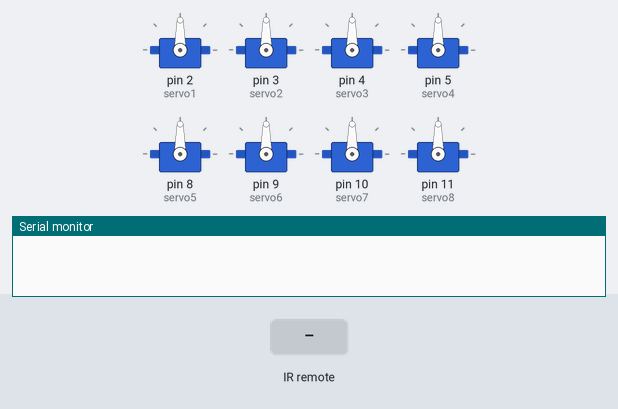
Simulated run of this sketch. Board: Arduino Uno, built with avr-gcc and run on an emulated ATmega328P. Shown: 8 × servo, the last lines printed to the serial monitor. Inputs (shaded band) come from the test bench.

Above: at 1.2 s.
1.3 s: infrared code 0xFF30CF received
At 2.6 s:
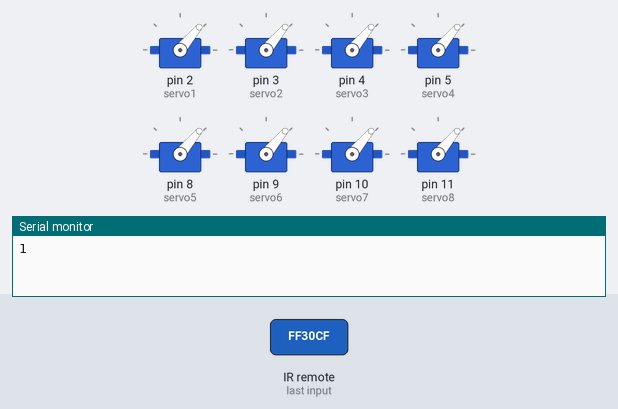
At 5.8 s:
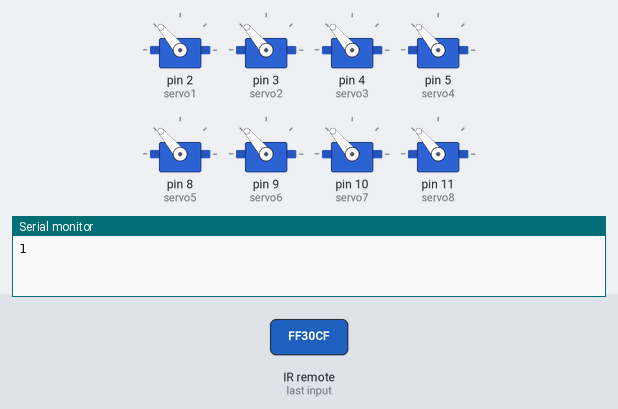
7.3 s: infrared code 0xFF18E7 received
At 10.1 s:
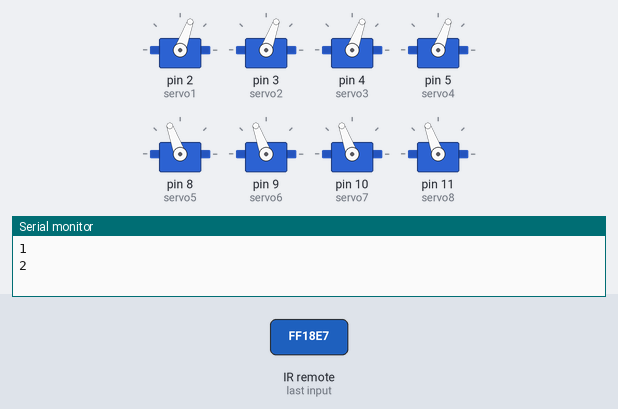
10.3 s: infrared code 0xFF7A85 received
13.3 s: infrared code 0xFF10EF received
At 14.9 s:
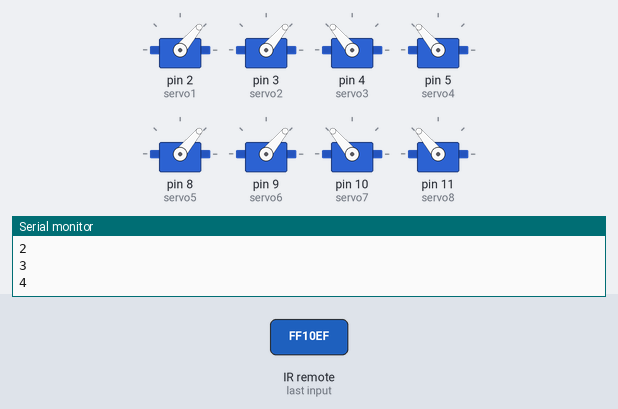
16.1 s: infrared code 0xFF38C7 received
19.1 s: infrared code 0xFF5AA5 received
Timing chart, 0 to 23.1 s (numbered marks = the images above; inputs shaded):
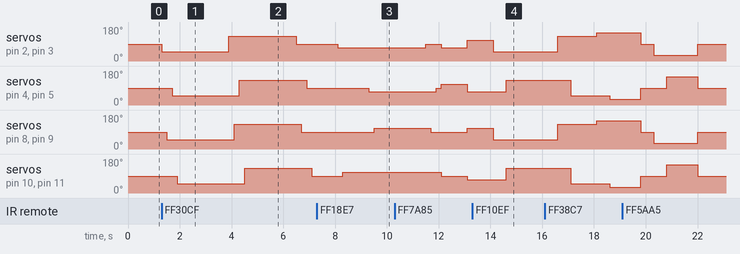

Measured:
- after the input at 1.3 s, servo on pin 2 (servo1), servo on pin 3 (servo2): 90° → 50° at once, → 130° 2.6 s later, → 90° 2.6 s later
- after the input at 7.3 s, servo on pin 2 (servo1), servo on pin 3 (servo2): 90° → 70° after 0.80 s; servo on pin 4 (servo3), servo on pin 5 (servo4): 90° → 70° after 2.0 s; servo on pin 8 (servo5), servo on pin 9 (servo6): 90° → 110° after 2.2 s; servo on pin 10 (servo7), servo on pin 11 (servo8): 90° → 110° after 1.0 s
- after the input at 13.3 s, servo on pin 2 (servo1), servo on pin 3 (servo2), servo on pin 8 (servo5), servo on pin 9 (servo6): 110° → 50° after 0.81 s; servo on pin 4 (servo3), servo on pin 5 (servo4), servo on pin 10 (servo7), servo on pin 11 (servo8): 70° → 130° after 1.3 s

The sketch:

Multi_Leg_Movement.ino
```cpp
#include <IRremote.h>
#include <IRremoteInt.h>
#include <Servo.h>

const int RECV_PIN = 7;
IRrecv irrecv(RECV_PIN);
decode_results results;
unsigned long key_value = 0;

Servo servo1;
Servo servo2;
Servo servo3;
Servo servo4;

Servo servo5;
Servo servo6;
Servo servo7;
Servo servo8;

void setup(){
  Serial.begin(9600);
  irrecv.enableIRIn();

  servo1.attach(2);
  servo2.attach(3);
  servo3.attach(4);
  servo4.attach(5);

  servo5.attach(8);
  servo6.attach(9);
  servo7.attach(10);
  servo8.attach(11);

  servo1.write(90);
  servo2.write(90);
  servo3.write(90);
  servo4.write(90);

  servo5.write(90);
  servo6.write(90);
  servo7.write(90);
  servo8.write(90);

}

void loop(){
  if (irrecv.decode(&results)){
    if (results.value == 0XFFFFFFFF)
      results.value = key_value;
    switch(results.value){
      case 0xFF30CF:
        Serial.println("1");

        servo1.write(50);
        servo2.write(50);
        delay(200);
        servo5.write(50);
        servo6.write(50);
        delay(200);
        servo3.write(50);
        servo4.write(50);
        delay(200);
        servo7.write(50);
        servo8.write(50);

        delay(2000);

        servo1.write(130);
        servo2.write(130);
        delay(200);
        servo5.write(130);
        servo6.write(130);
        delay(200);
        servo3.write(130);
        servo4.write(130);
        delay(200);
        servo7.write(130);
        servo8.write(130);

        delay(2000);

        servo1.write(90);
        servo2.write(90);
        delay(200);
        servo5.write(90);
        servo6.write(90);
        delay(200);
        servo3.write(90);
        servo4.write(90);
        delay(200);
        servo7.write(90);
        servo8.write(90);

        delay(1000);

        break ;
      case 0xFF18E7:
        Serial.println("2");

        servo1.write(70);
        servo2.write(70);
        delay(200);
        servo7.write(110);
        servo8.write(110);
        delay(1000);
        servo3.write(70);
        servo4.write(70);
        delay(200);
        servo5.write(110);
        servo6.write(110);
        delay(2000);
        servo1.write(90);
        servo2.write(90);
        delay(200);
        servo5.write(90);
        servo6.write(90);
        delay(200);
        servo3.write(90);
        servo4.write(90);
        delay(200);
        servo7.write(90);
        servo8.write(90);

        break ;
      case 0xFF7A85:
        Serial.println("3");

        servo1.write(70);
        servo2.write(70);

        servo3.write(110);
        servo4.write(110);

        delay(1000);
        servo1.write(110);
        servo2.write(110);

        servo3.write(70);
        servo4.write(70);

        servo5.write(110);
        servo6.write(110);

        servo7.write(70);
        servo8.write(70);

        delay(1000);

        break ;
      case 0xFF10EF:
        Serial.println("4");

        servo1.write(50);
        servo2.write(50);
        servo5.write(50);
        servo6.write(50);
        delay(500);

        servo3.write(130);
        servo4.write(130);
        servo7.write(130);
        servo8.write(130);

        delay(2000);

        servo1.write(130);
        servo2.write(130);
        servo5.write(130);
        servo6.write(130);

        delay(500);

        servo3.write(50);
        servo4.write(50);
        servo7.write(50);
        servo8.write(50);

        delay(1000);

        break ;
      case 0xFF38C7:
        Serial.println("5");

        servo1.write(150);
        servo2.write(150);
        servo5.write(150);
        servo6.write(150);
        delay(500);

        servo3.write(30);
        servo4.write(30);
        servo7.write(30);
        servo8.write(30);

        delay(1200);

        servo1.write(90);
        servo2.write(90);
        servo5.write(90);
        servo6.write(90);
        servo3.write(90);
        servo4.write(90);
        servo7.write(90);
        servo8.write(90);
        delay(500);

        break ;
      case 0xFF5AA5:
        Serial.println("6");

        servo1.write(30);
        servo2.write(30);
        servo5.write(30);
        servo6.write(30);
        delay(500);

        servo3.write(150);
        servo4.write(150);
        servo7.write(150);
        servo8.write(150);

        delay(1200);

        servo1.write(90);
        servo2.write(90);
        servo5.write(90);
        servo6.write(90);
        servo3.write(90);
        servo4.write(90);
        servo7.write(90);
        servo8.write(90);
        delay(500);

        break ;
      case 0xFF42BD:
        Serial.println("7");

        servo1.write(10);
        servo2.write(10);
        servo5.write(10);
        servo6.write(10);
        delay(500);
        servo3.write(170);
        servo4.write(170);
        servo7.write(170);
        servo8.write(170);

        break ;
      case 0xFF4AB5:
        Serial.println("8");
        servo1.write(180);
        delay(1000);
        servo2.write(180);
        delay(1000);
        servo3.write(180);
        delay(1000);
        servo4.write(180);
        delay(1000);
        servo5.write(180);
        delay(1000);
        servo6.write(180);
        delay(1000);
        servo7.write(180);
        delay(1000);
        servo8.write(180);
        delay(1000);
        servo1.write(90);
        servo2.write(90);
        servo7.write(90);
        servo8.write(90);
        delay(1000);
        servo3.write(90);
        servo4.write(90);
        servo5.write(90);
        servo6.write(90);
        delay(1000);

        break ;
      case 0xFF52AD:

        Serial.println("9");
        servo1.write(180);
        servo2.write(180);
        delay(1000);
        servo3.write(180);
        servo4.write(180);
        delay(1000);
        servo5.write(180);
        servo6.write(180);
        delay(1000);
        servo7.write(180);
        servo8.write(180);
        delay(1000);
        servo1.write(90);
        servo2.write(90);
        delay(1000);
        servo3.write(90);
        servo4.write(90);
        delay(1000);
        servo5.write(90);
        servo6.write(90);
        delay(1000);
        servo7.write(90);
        servo8.write(90);

        break;

      default:
        break;
      }
      key_value = results.value;
      irrecv.resume();
  }
}
```
